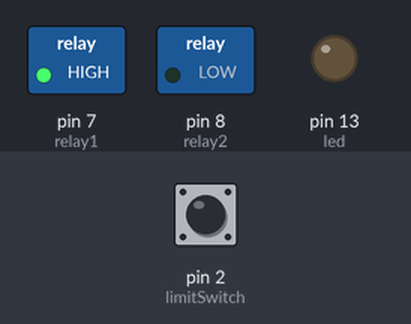
The sketch below on a simulated Arduino Uno, built with avr-gcc and run on an emulated ATmega328P. On the bench: switched loads named in the sketch (green lamp = pin HIGH), output pins drawn as LEDs (lit = HIGH). Inputs (shaded band) come from the test bench; at power-on: pin 2 (limitSwitch) HIGH.

Above: at 1.2 s.
1.3 s: pin 2 (limitSwitch) pulled LOW for 0.15 s
At 2.0 s:
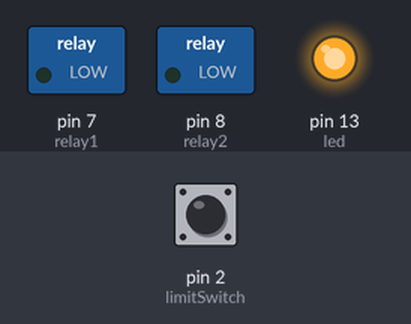
At 7.0 s:
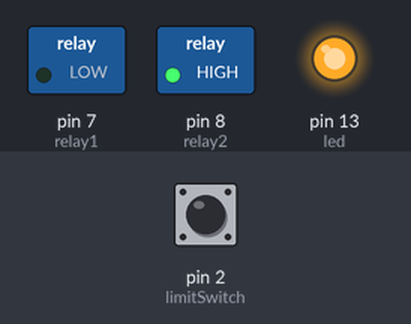
10.4 s: pin 2 (limitSwitch) pulled LOW for 1 s
At 22.0 s:
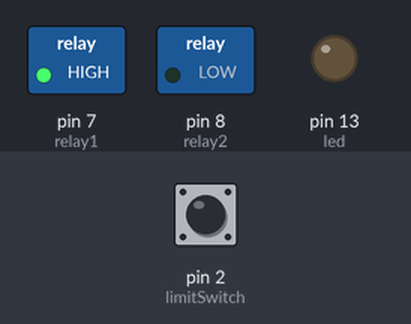
Timing chart, 0 to 22.8 s (numbered marks = the images above; inputs shaded):
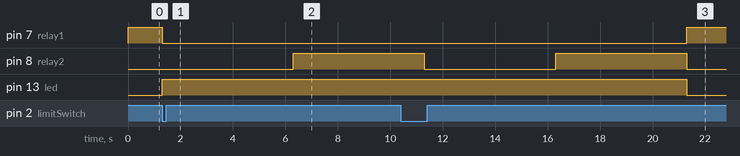

The sketch:

Week_5_Task_2.ino
```cpp
const int relay1 = 7;
const int relay2 = 8;
const int limitSwitch = 2;
const int led = 13;

void setup()
{
  pinMode(relay1, OUTPUT);
  pinMode(relay2, OUTPUT);

  pinMode(limitSwitch, INPUT_PULLUP);
  pinMode(led, OUTPUT);
}
void loop()
{
  extendActuator();
  while (digitalRead(limitSwitch) == HIGH)
  {
  }
  stopActuator();
  digitalWrite(led, HIGH); // Turn ON LED
  delay(5000);
  retractActuator();
  delay(5000);
  digitalWrite(led,LOW);
}

void extendActuator()
{
  digitalWrite(relay1,HIGH);
  digitalWrite(relay2,LOW);
}

void retractActuator()
{
  digitalWrite(relay1,LOW);
  digitalWrite(relay2,HIGH);
}

void stopActuator()
{
  digitalWrite(relay1, LOW);
  digitalWrite(relay2, LOW);
}
```

Measured:
- after the input at 1.3 s, pin 7 (relay1): HIGH → LOW at once; pin 8 (relay2): LOW → HIGH after 5.0 s; pin 13 (led): LOW → HIGH at once
- after the input at 10.4 s, pin 7 (relay1): LOW → HIGH after 10.9 s instead of 0.90 s; pin 13 (led): HIGH → LOW after 10.9 s instead of 0.90 s
